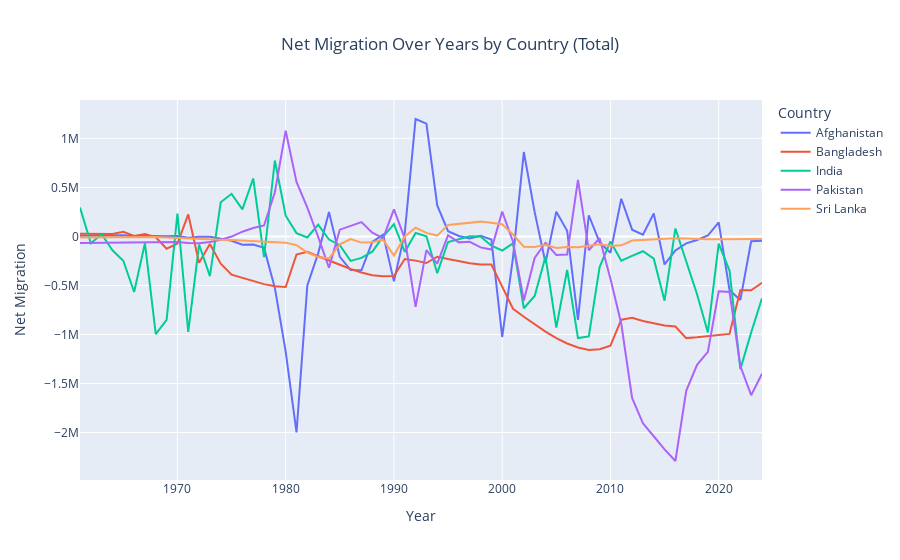

Notebook cell for this chart:
### Code cell
# Group by Country and Year, then sum net migration
net_mig_by_country = df.groupby(['Country', 'Year'], as_index=False)['net_migration'].sum()

# Sort values by Year for correct plotting
net_mig_by_country = net_mig_by_country.sort_values(by=['Country', 'Year'])

# Plot line chart
import plotly.express as px

fig = px.line(
    net_mig_by_country,
    x='Year',
    y='net_migration',
    color='Country',
    title='Net Migration Over Years by Country (Total)',
    labels={'net_migration': 'Net Migration', 'Year': 'Year'}
)

fig.update_layout(title_x=0.5, xaxis_title='Year', yaxis_title='Net Migration')
fig.show()
